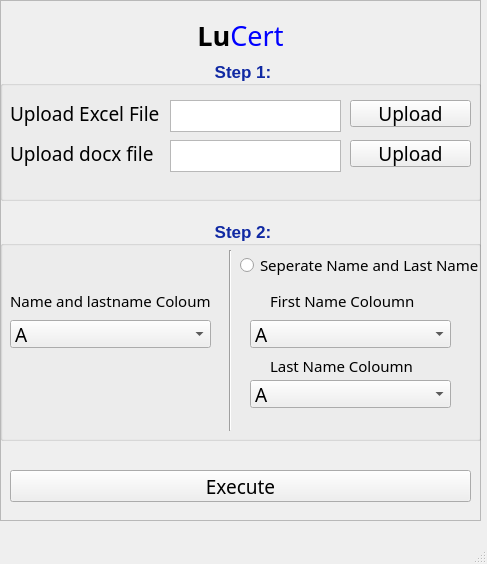
<?xml version="1.0" encoding="UTF-8"?>
<ui version="4.0">
 <class>MainWindow</class>
 <widget class="QMainWindow" name="MainWindow">
  <property name="geometry">
   <rect>
    <x>0</x>
    <y>0</y>
    <width>487</width>
    <height>564</height>
   </rect>
  </property>
  <property name="windowTitle">
   <string>MainWindow</string>
  </property>
  <property name="styleSheet">
   <string notr="true">MainWindow{	
	background-color: qlineargradient(spread:pad, x1:0.395, y1:0.011, x2:0.415627, y2:0.988, stop:0.204082 rgba(0, 141, 206, 255), stop:0.710784 rgba(112, 124, 171, 255));
}</string>
  </property>
  <widget class="QWidget" name="centralwidget">
   <widget class="QFrame" name="frame">
    <property name="geometry">
     <rect>
      <x>0</x>
      <y>0</y>
      <width>481</width>
      <height>521</height>
     </rect>
    </property>
    <property name="styleSheet">
     <string notr="true"/>
    </property>
    <property name="frameShape">
     <enum>QFrame::StyledPanel</enum>
    </property>
    <property name="frameShadow">
     <enum>QFrame::Raised</enum>
    </property>
    <widget class="QLabel" name="label">
     <property name="geometry">
      <rect>
       <x>0</x>
       <y>0</y>
       <width>481</width>
       <height>71</height>
      </rect>
     </property>
     <property name="font">
      <font>
       <family>Fira Sans</family>
       <pointsize>20</pointsize>
       <weight>50</weight>
       <italic>false</italic>
       <bold>false</bold>
      </font>
     </property>
     <property name="frameShape">
      <enum>QFrame::NoFrame</enum>
     </property>
     <property name="text">
      <string>&lt;strong&gt;Lu&lt;/strong&gt;&lt;span style=&quot;color: blue&quot;&gt;Cert&lt;/span&gt;</string>
     </property>
     <property name="textFormat">
      <enum>Qt::AutoText</enum>
     </property>
     <property name="scaledContents">
      <bool>false</bool>
     </property>
     <property name="alignment">
      <set>Qt::AlignCenter</set>
     </property>
    </widget>
    <widget class="QGroupBox" name="groupBox">
     <property name="geometry">
      <rect>
       <x>0</x>
       <y>60</y>
       <width>481</width>
       <height>141</height>
      </rect>
     </property>
     <property name="font">
      <font>
       <pointsize>13</pointsize>
       <weight>75</weight>
       <bold>true</bold>
      </font>
     </property>
     <property name="styleSheet">
      <string notr="true">QGroupBox{
	
	

	color: rgb(16, 41, 163);
}</string>
     </property>
     <property name="title">
      <string>Step 1:</string>
     </property>
     <property name="alignment">
      <set>Qt::AlignCenter</set>
     </property>
     <property name="flat">
      <bool>false</bool>
     </property>
     <widget class="QLabel" name="label_5">
      <property name="geometry">
       <rect>
        <x>10</x>
        <y>40</y>
        <width>161</width>
        <height>27</height>
       </rect>
      </property>
      <property name="font">
       <font>
        <family>Fira Sans</family>
        <pointsize>14</pointsize>
        <weight>50</weight>
        <italic>false</italic>
        <bold>false</bold>
       </font>
      </property>
      <property name="text">
       <string>Upload Excel File</string>
      </property>
      <property name="textFormat">
       <enum>Qt::AutoText</enum>
      </property>
      <property name="alignment">
       <set>Qt::AlignLeading|Qt::AlignLeft|Qt::AlignVCenter</set>
      </property>
     </widget>
     <widget class="QLabel" name="label_6">
      <property name="geometry">
       <rect>
        <x>10</x>
        <y>80</y>
        <width>151</width>
        <height>27</height>
       </rect>
      </property>
      <property name="font">
       <font>
        <family>Fira Sans</family>
        <pointsize>14</pointsize>
        <weight>50</weight>
        <italic>false</italic>
        <bold>false</bold>
       </font>
      </property>
      <property name="text">
       <string>Upload docx file</string>
      </property>
      <property name="textFormat">
       <enum>Qt::AutoText</enum>
      </property>
      <property name="alignment">
       <set>Qt::AlignLeading|Qt::AlignLeft|Qt::AlignVCenter</set>
      </property>
     </widget>
     <widget class="QTextEdit" name="txeXl">
      <property name="geometry">
       <rect>
        <x>170</x>
        <y>40</y>
        <width>171</width>
        <height>32</height>
       </rect>
      </property>
      <property name="font">
       <font>
        <pointsize>6</pointsize>
        <weight>50</weight>
        <bold>false</bold>
       </font>
      </property>
     </widget>
     <widget class="QTextEdit" name="txeDocx">
      <property name="geometry">
       <rect>
        <x>170</x>
        <y>80</y>
        <width>171</width>
        <height>32</height>
       </rect>
      </property>
      <property name="font">
       <font>
        <pointsize>6</pointsize>
        <weight>50</weight>
        <bold>false</bold>
       </font>
      </property>
     </widget>
     <widget class="QPushButton" name="btnUploadXl">
      <property name="geometry">
       <rect>
        <x>350</x>
        <y>40</y>
        <width>121</width>
        <height>27</height>
       </rect>
      </property>
      <property name="font">
       <font>
        <family>Fira Sans</family>
        <pointsize>14</pointsize>
        <weight>50</weight>
        <italic>false</italic>
        <bold>false</bold>
       </font>
      </property>
      <property name="text">
       <string>Upload</string>
      </property>
     </widget>
     <widget class="QPushButton" name="btnUploadDocx">
      <property name="geometry">
       <rect>
        <x>350</x>
        <y>80</y>
        <width>121</width>
        <height>27</height>
       </rect>
      </property>
      <property name="font">
       <font>
        <family>Fira Sans</family>
        <pointsize>14</pointsize>
        <weight>50</weight>
        <italic>false</italic>
        <bold>false</bold>
       </font>
      </property>
      <property name="text">
       <string>Upload</string>
      </property>
     </widget>
    </widget>
    <widget class="QGroupBox" name="groupBox2">
     <property name="geometry">
      <rect>
       <x>0</x>
       <y>220</y>
       <width>481</width>
       <height>221</height>
      </rect>
     </property>
     <property name="font">
      <font>
       <pointsize>13</pointsize>
       <weight>75</weight>
       <bold>true</bold>
      </font>
     </property>
     <property name="styleSheet">
      <string notr="true">QGroupBox{
	
	

	color: rgb(16, 41, 163);
}</string>
     </property>
     <property name="title">
      <string>Step 2:</string>
     </property>
     <property name="alignment">
      <set>Qt::AlignCenter</set>
     </property>
     <widget class="QLabel" name="label_2">
      <property name="geometry">
       <rect>
        <x>10</x>
        <y>70</y>
        <width>201</width>
        <height>21</height>
       </rect>
      </property>
      <property name="font">
       <font>
        <family>Fira Sans</family>
        <pointsize>11</pointsize>
        <weight>50</weight>
        <italic>false</italic>
        <bold>false</bold>
       </font>
      </property>
      <property name="text">
       <string>Name and lastname Coloumn</string>
      </property>
      <property name="textFormat">
       <enum>Qt::AutoText</enum>
      </property>
     </widget>
     <widget class="QComboBox" name="cmbCol">
      <property name="geometry">
       <rect>
        <x>10</x>
        <y>100</y>
        <width>201</width>
        <height>28</height>
       </rect>
      </property>
      <property name="font">
       <font>
        <family>Fira Sans</family>
        <pointsize>14</pointsize>
        <weight>50</weight>
        <italic>false</italic>
        <bold>false</bold>
       </font>
      </property>
      <item>
       <property name="text">
        <string>A</string>
       </property>
      </item>
      <item>
       <property name="text">
        <string>B</string>
       </property>
      </item>
      <item>
       <property name="text">
        <string>C</string>
       </property>
      </item>
      <item>
       <property name="text">
        <string>D</string>
       </property>
      </item>
      <item>
       <property name="text">
        <string>E</string>
       </property>
      </item>
      <item>
       <property name="text">
        <string>F</string>
       </property>
      </item>
      <item>
       <property name="text">
        <string>G</string>
       </property>
      </item>
      <item>
       <property name="text">
        <string>H</string>
       </property>
      </item>
      <item>
       <property name="text">
        <string>I</string>
       </property>
      </item>
      <item>
       <property name="text">
        <string>J</string>
       </property>
      </item>
      <item>
       <property name="text">
        <string>K</string>
       </property>
      </item>
      <item>
       <property name="text">
        <string>L</string>
       </property>
      </item>
      <item>
       <property name="text">
        <string>M</string>
       </property>
      </item>
      <item>
       <property name="text">
        <string>N</string>
       </property>
      </item>
      <item>
       <property name="text">
        <string>O</string>
       </property>
      </item>
      <item>
       <property name="text">
        <string>P</string>
       </property>
      </item>
      <item>
       <property name="text">
        <string>Q</string>
       </property>
      </item>
      <item>
       <property name="text">
        <string>R</string>
       </property>
      </item>
      <item>
       <property name="text">
        <string>S</string>
       </property>
      </item>
      <item>
       <property name="text">
        <string>T</string>
       </property>
      </item>
      <item>
       <property name="text">
        <string>U</string>
       </property>
      </item>
      <item>
       <property name="text">
        <string>V</string>
       </property>
      </item>
      <item>
       <property name="text">
        <string>W</string>
       </property>
      </item>
      <item>
       <property name="text">
        <string>X</string>
       </property>
      </item>
      <item>
       <property name="text">
        <string>Y</string>
       </property>
      </item>
      <item>
       <property name="text">
        <string>Z</string>
       </property>
      </item>
     </widget>
     <widget class="Line" name="line_2">
      <property name="geometry">
       <rect>
        <x>220</x>
        <y>30</y>
        <width>20</width>
        <height>181</height>
       </rect>
      </property>
      <property name="orientation">
       <enum>Qt::Vertical</enum>
      </property>
     </widget>
     <widget class="QRadioButton" name="rdbSep">
      <property name="geometry">
       <rect>
        <x>240</x>
        <y>30</y>
        <width>290</width>
        <height>30</height>
       </rect>
      </property>
      <property name="font">
       <font>
        <family>Fira Sans</family>
        <pointsize>11</pointsize>
        <weight>50</weight>
        <italic>false</italic>
        <bold>false</bold>
       </font>
      </property>
      <property name="text">
       <string>Seperate Name and Last Name</string>
      </property>
     </widget>
     <widget class="QLabel" name="label_4">
      <property name="geometry">
       <rect>
        <x>270</x>
        <y>70</y>
        <width>201</width>
        <height>21</height>
       </rect>
      </property>
      <property name="font">
       <font>
        <family>Fira Sans</family>
        <pointsize>11</pointsize>
        <weight>50</weight>
        <italic>false</italic>
        <bold>false</bold>
       </font>
      </property>
      <property name="text">
       <string>First Name Coloumn</string>
      </property>
      <property name="textFormat">
       <enum>Qt::AutoText</enum>
      </property>
     </widget>
     <widget class="QLabel" name="label_3">
      <property name="geometry">
       <rect>
        <x>270</x>
        <y>130</y>
        <width>172</width>
        <height>32</height>
       </rect>
      </property>
      <property name="font">
       <font>
        <family>Fira Sans</family>
        <pointsize>11</pointsize>
        <weight>50</weight>
        <italic>false</italic>
        <bold>false</bold>
       </font>
      </property>
      <property name="text">
       <string>Last Name Coloumn</string>
      </property>
      <property name="textFormat">
       <enum>Qt::AutoText</enum>
      </property>
     </widget>
     <widget class="QComboBox" name="cmbFN">
      <property name="geometry">
       <rect>
        <x>250</x>
        <y>100</y>
        <width>201</width>
        <height>28</height>
       </rect>
      </property>
      <property name="font">
       <font>
        <family>Fira Sans</family>
        <pointsize>14</pointsize>
        <weight>50</weight>
        <italic>false</italic>
        <bold>false</bold>
       </font>
      </property>
      <item>
       <property name="text">
        <string>A</string>
       </property>
      </item>
      <item>
       <property name="text">
        <string>B</string>
       </property>
      </item>
      <item>
       <property name="text">
        <string>C</string>
       </property>
      </item>
      <item>
       <property name="text">
        <string>D</string>
       </property>
      </item>
      <item>
       <property name="text">
        <string>E</string>
       </property>
      </item>
      <item>
       <property name="text">
        <string>F</string>
       </property>
      </item>
      <item>
       <property name="text">
        <string>G</string>
       </property>
      </item>
      <item>
       <property name="text">
        <string>H</string>
       </property>
      </item>
      <item>
       <property name="text">
        <string>I</string>
       </property>
      </item>
      <item>
       <property name="text">
        <string>J</string>
       </property>
      </item>
      <item>
       <property name="text">
        <string>K</string>
       </property>
      </item>
      <item>
       <property name="text">
        <string>L</string>
       </property>
      </item>
      <item>
       <property name="text">
        <string>M</string>
       </property>
      </item>
      <item>
       <property name="text">
        <string>N</string>
       </property>
      </item>
      <item>
       <property name="text">
        <string>O</string>
       </property>
      </item>
      <item>
       <property name="text">
        <string>P</string>
       </property>
      </item>
      <item>
       <property name="text">
        <string>Q</string>
       </property>
      </item>
      <item>
       <property name="text">
        <string>R</string>
       </property>
      </item>
      <item>
       <property name="text">
        <string>S</string>
       </property>
      </item>
      <item>
       <property name="text">
        <string>T</string>
       </property>
      </item>
      <item>
       <property name="text">
        <string>U</string>
       </property>
      </item>
      <item>
       <property name="text">
        <string>V</string>
       </property>
      </item>
      <item>
       <property name="text">
        <string>W</string>
       </property>
      </item>
      <item>
       <property name="text">
        <string>X</string>
       </property>
      </item>
      <item>
       <property name="text">
        <string>Y</string>
       </property>
      </item>
      <item>
       <property name="text">
        <string>Z</string>
       </property>
      </item>
     </widget>
     <widget class="QComboBox" name="cmbLN">
      <property name="geometry">
       <rect>
        <x>250</x>
        <y>160</y>
        <width>201</width>
        <height>28</height>
       </rect>
      </property>
      <property name="font">
       <font>
        <family>Fira Sans</family>
        <pointsize>14</pointsize>
        <weight>50</weight>
        <italic>false</italic>
        <bold>false</bold>
       </font>
      </property>
      <item>
       <property name="text">
        <string>A</string>
       </property>
      </item>
      <item>
       <property name="text">
        <string>B</string>
       </property>
      </item>
      <item>
       <property name="text">
        <string>C</string>
       </property>
      </item>
      <item>
       <property name="text">
        <string>D</string>
       </property>
      </item>
      <item>
       <property name="text">
        <string>E</string>
       </property>
      </item>
      <item>
       <property name="text">
        <string>F</string>
       </property>
      </item>
      <item>
       <property name="text">
        <string>G</string>
       </property>
      </item>
      <item>
       <property name="text">
        <string>H</string>
       </property>
      </item>
      <item>
       <property name="text">
        <string>I</string>
       </property>
      </item>
      <item>
       <property name="text">
        <string>J</string>
       </property>
      </item>
      <item>
       <property name="text">
        <string>K</string>
       </property>
      </item>
      <item>
       <property name="text">
        <string>L</string>
       </property>
      </item>
      <item>
       <property name="text">
        <string>M</string>
       </property>
      </item>
      <item>
       <property name="text">
        <string>N</string>
       </property>
      </item>
      <item>
       <property name="text">
        <string>O</string>
       </property>
      </item>
      <item>
       <property name="text">
        <string>P</string>
       </property>
      </item>
      <item>
       <property name="text">
        <string>Q</string>
       </property>
      </item>
      <item>
       <property name="text">
        <string>R</string>
       </property>
      </item>
      <item>
       <property name="text">
        <string>S</string>
       </property>
      </item>
      <item>
       <property name="text">
        <string>T</string>
       </property>
      </item>
      <item>
       <property name="text">
        <string>U</string>
       </property>
      </item>
      <item>
       <property name="text">
        <string>V</string>
       </property>
      </item>
      <item>
       <property name="text">
        <string>W</string>
       </property>
      </item>
      <item>
       <property name="text">
        <string>X</string>
       </property>
      </item>
      <item>
       <property name="text">
        <string>Y</string>
       </property>
      </item>
      <item>
       <property name="text">
        <string>Z</string>
       </property>
      </item>
     </widget>
    </widget>
    <widget class="QPushButton" name="btnExc">
     <property name="geometry">
      <rect>
       <x>10</x>
       <y>470</y>
       <width>461</width>
       <height>32</height>
      </rect>
     </property>
     <property name="font">
      <font>
       <family>Fira Sans</family>
       <pointsize>14</pointsize>
       <weight>50</weight>
       <italic>false</italic>
       <bold>false</bold>
      </font>
     </property>
     <property name="text">
      <string>Execute</string>
     </property>
    </widget>
   </widget>
  </widget>
  <widget class="QStatusBar" name="statusbar"/>
 </widget>
 <resources/>
 <connections/>
</ui>
